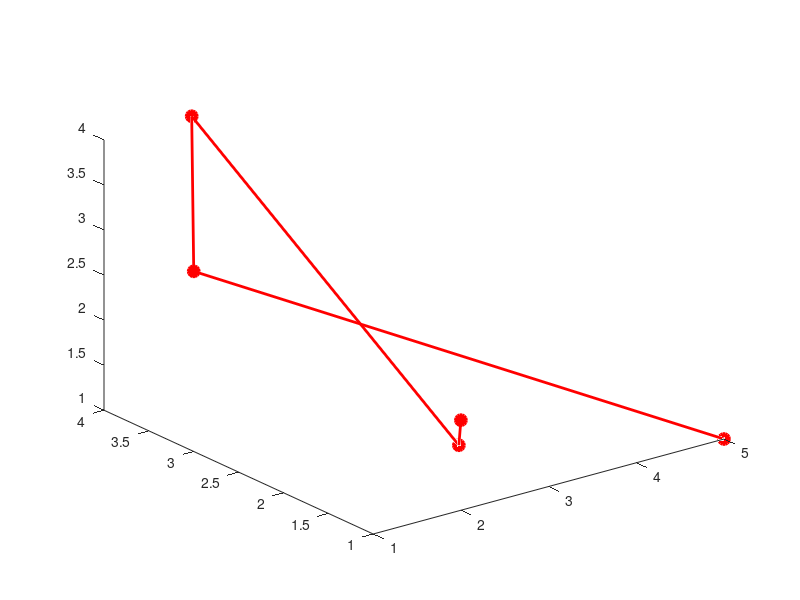
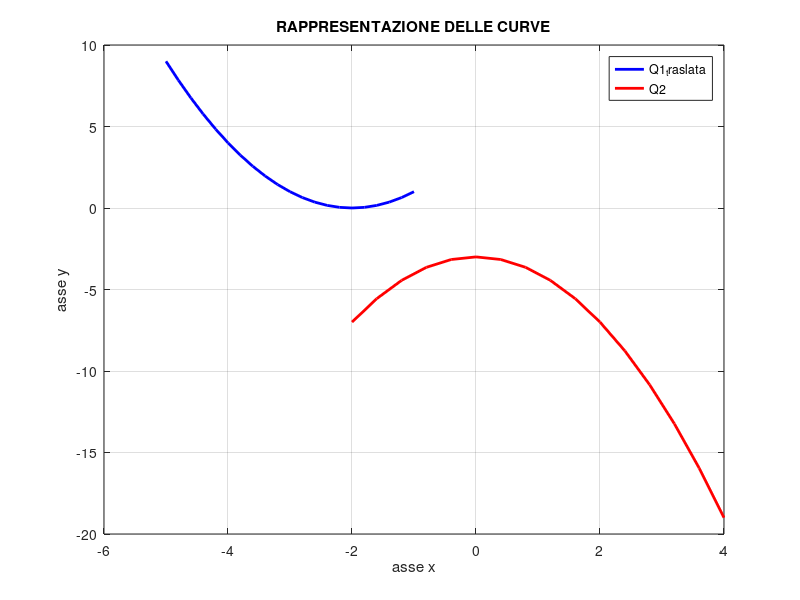
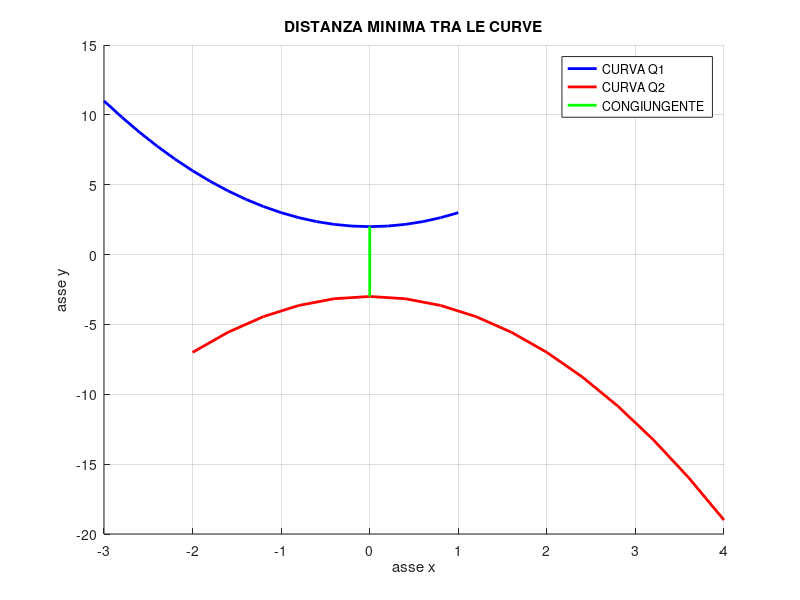
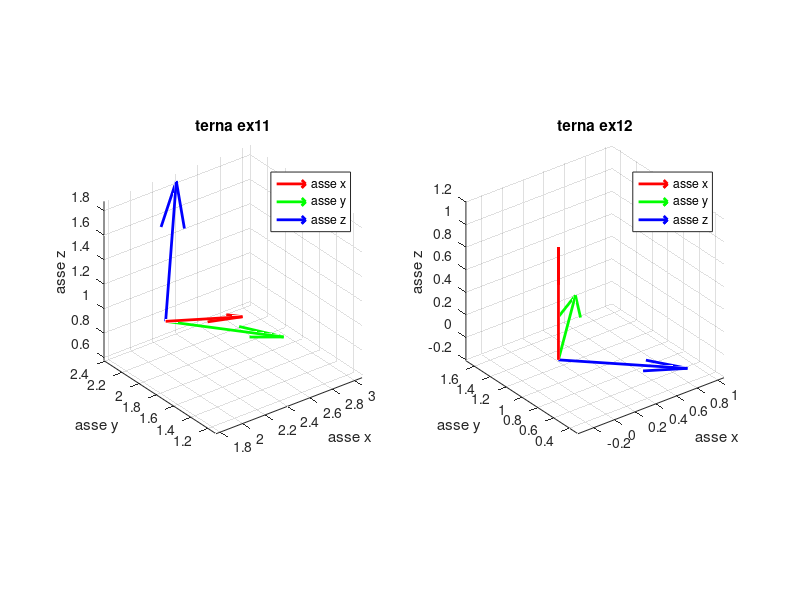

Here is the MATLAB script that generated these plots, in order:
clc
clear 
%%
clc
clear all 

%Ex1 - inizializzare matrice 4x4 con tutti elementi nulli

A(4,4)=0; 

%alternatively:
B=zeros(4,4);

%%

%Ex2 - crea matrice 4x4 con elementi unitari sulla diagonale principale
clc
clear all 

C(4,4)=0;

C(1,1)=1;
C(2,2)=1;
C(3,3)=1;
C(4,4)=1;

%alternatively:
D(4,4)=0;
for i=1:4
    D(i,i)=1;
end

%alternatively: 
E=eye(4,4); 

%%

%Ex3 - crea matrice 10x4 popolata con una distribuzione uniforme di numeri
%interi (casuali) compresi tra 0 e 5
clc
clear all

F=round(5*rand(10,4));

%alternatively: 
G=randi([0,5],10,4); 

%%

%Ex4 - Dalla matrice A o B generata nell’esercizio 3, prelevare la sottomatrice 
% costituita dalle righe dispari e dalle prime tre colonne. Successivamente, 
% eseguire il plot dei dati assumendo che ogni riga rappresenta un punto nello 
% spazio euclideo. Assegnare una linea continua rossa e una sfera di colore 
% rosso a ogni punto.

clc
clear all

C=randi([0,5],10,4);

l=size(C,1) %estraggo il numero di righe di C nella prima colonna
k=0; %inizializzo la variabile k
for i=1:2:l %inizio da 1, passo 2, si finisce quando si arriva a l
    k=k+1
    D(k,:)=C(i,:)
end
D(:,4)=[] %elimino la 4a colonna
plot3(D(:,1), D(:,2), D(:,3), 'r-', 'LineWidth', 2, 'Marker', 'o', 'MarkerFaceColor', 'r', 'MarkerSize', 8)

%%

%Ex5 - dati due punti, calcola la distanza tra essi
clc
clear all 

P1=[1,2,1];
P2=[5,3,3];
D=P2-P1; %distanza tra i due punti
d=norm(D) %la distanza è la norma del vettore D

%%

%Ex6 - per i due P assegnati nell'ex5, calcola la 
%distanza lungo la direzione definita da N

clc
clear all 
P1=[1,2,1];
P2=[5,3,3];
D=P2-P1;
N=[1,2,2];
vers_N=N/norm(N); %versore di N
d_n=D*vers_N'; %la distanza lungo N è prod scalare fra D e vers_N


%%

%Ex7

clc
clear all
%vettore1 e 2
x1=-3:0.2:1;
x2=-2:0.4:4;

%funzioni date
y1=x1.^2+2;
y2=-x2.^2-3;

Q1=[x1',y1']; %matrice Q1 con coordinate (x1, y1)
Q2=[x2',y2']; %matrice Q2 con coordinate (x2, y2)

%visualizzo Q1 e Q2:
disp('Matrice Q1:');
disp(Q1);
disp('Matrice Q2:');
disp(Q2);

%traslo Q1 di -2 lungo x e -2 lungo y
Q1_traslata = Q1 - [2, 2];

%devo rappresentare le curve nella stessa area grafica
%blu per Q1 e rosso per Q2. figure:si imposta il riquadro
figure; 
%plotto tutte le righe della 1a colonna della Q1_traslata
%plotto tutte le righe della 2a colonna della Q2_traslata
%b:curva di colore blu 
%specifichiamo lo spessore della linea, con valore 2
plot(Q1_traslata(:,1),Q1_traslata(:,2),'b','LineWidth',2);
hold on; %i grafici dopo questo comando non sostituiranno,
%ma potranno coesistere coi precedenti
plot(Q2(:,1),Q2(:,2),'r','LineWidth',2);
hold off; %ripristina il comportamento precedente(cioè grafici che si sovrappongono)
%ETICHETTE:
xlabel('asse x');
ylabel('asse y');
title('RAPPRESENTAZIONE DELLE CURVE');
legend('Q1_traslata','Q2');
%grid on:aggiunge una griglia orizzontale e verticale al grafico
grid on; 

%%

%Ex8 
clc 
clear all

%vettore x1 e x2
x1=-3:0.2:1;
x2=-2:0.4:4;

%funzioni date
y1=x1.^2+2;
y2=-x2.^2-3;

%NOTA:. l'apice alle coordinate si usa per trasformare un vettore riga in
%un vettore colonna in questo caso

%MATRICI:
Q1=[x1',y1']; 
Q2=[x2',y2'];
%distanza minima:
min_dist=inf; %settiamo la distanza minima a infinito
puntomin_Q1=[0,0]; 
puntomin_Q2=[0,0];
%andiamo a confrontare ogni coppia di punti delle curve, per vedere quali
%danno la minima distanza 

%ciclo per trovare la distanza minima tra i punti di Q1 e Q2

for i=1:size(Q1,1) %size(Q1,1) mi dà il numero di righe della matrice
    for j=1:size(Q2,1) %size(Q2,1) numero di righe della matrice (per ottenere le colonne dovevo mettere size(Q2,2))
        %calcolo la distanza tra i punti
        dist=norm(Q1(i,:)-Q2(j,:)); %si considerano tutte le righe e tutte le colonne delle matrici
        %calcolo distanza tramite norma euclidea
        if dist<min_dist %dist dev'essere minore. l'altro è infinito
            min_dist=dist; %aggiorno la distanza minima con quella trovata
            puntomin_Q1=Q1(i,:); %si riaggiornano i valori dei punti definiti prima
            puntomin_Q2=Q2(j,:);
        end
    end
end

%rappresentazione grafica delle curve
figure; %creo il riquadro
hold on; 
plot(Q1(:,1),Q1(:,2),'b','LineWidth',2); %plotto Q1
plot(Q2(:,1),Q2(:,2),'r','LineWidth',2); %plottoQ2
%congiungente (in verde) dei punti con distanza minima:
plot([puntomin_Q1(1),puntomin_Q2(1)],[puntomin_Q1(2),puntomin_Q2(2)],'g','LineWidth',2);
%puntomin_Q1(1) coordinata x del punto Q1
%puntomin_Q1(2) coordinate y del punto Q1
%ETICHETTE:
xlabel('asse x');
ylabel('asse y');
title('DISTANZA MINIMA TRA LE CURVE');
legend('CURVA Q1','CURVA Q2','CONGIUNGENTE');
grid on; %aggiunge la griglia
hold off;

%

%Ex9 - calcolare il versore della congiungente dei due punti puntomin_Q1 e
%puntomin_Q2

%vettore congiungente
vetC=puntomin_Q1-puntomin_Q2;
%calcolo della norma del vettore:lunghezza del vettore
norm_vetC=norm(vetC);
%calcolo versore congiungente
verC=vetC/norm_vetC;

%stampa versore congiungente
disp('Versore congiungente:');
disp(verC);

%%

%Ex10 

clc %pulisce la command window
clear all %cancella le variabili memorizzate

%vettore x1 e x2
x1=-3:0.2:1;
x2=-2:0.4:4;

%funzioni date
y1=x1.^2+2;
y2=-x2.^2-3;

%MATRICI:
Q1=[x1',y1']; 
Q2=[x2',y2'];
%matrici Q1 e Q2 che rappresentano le curve nello spazio 2d 

%vettori dati:
N1=[1,1,0];
N2=[0,1,0];
%devo proiettare la distanza tra i punti delle curve Q1 e Q2 lungo i vettori N1 e N2 

%norma:
norm_N1=norm(N1);
norm_N2=norm(N2);
%lunghezze dei vettori N1 e N2 necessarie per trasformare i vettori in
%versori (quindi vettori di lunghezza unitaria)

%calcolo dei rispettivi versori: 
vers_N1=N1/norm_N1;
vers_N2=N2/norm_N2;

%adatto le matrici Q1 e Q2 (in dimensione) ai vettori N1 e N2
Q1(:,3)=0; %si aggiunge la colonna di z=0
Q2(:,3)=0;
%infatti i vettori N1 e N2 hanno 3 componenti e quindi devo adattare Q1 e
%Q2 per includere la terza colonna z con valori tutti nulli

%NOTA:. i vettori N1 e N2 hanno 3 colonne e una riga
%CALCOLO DISTANZE MINIME di Q1 e Q2 lungo N1 e N2
distmin_N1=inf;
distmin_N2=inf;
%ho inizializzato le distanze minime con valore infinite e la distanza
%minima sarà inferiore: un qualsiasi valore reale minore di infinito

%inizializzo i punti della Q1 e Q2 (lungo N1 e N2) con distanza min 
puntoQ1_minN1=[];
puntoQ1_minN2=[];
puntoQ2_minN1=[];
puntoQ2_minN2=[];
%ho creato dei "contenitori" nulli per i punti che andiamo a calcolare

%loop per calcolare la distanza tra ogni punto di Q1 e Q2
for i=1:size(Q1,1) %loop per ogni punto di Q1
    for j=1:size(Q2,1) %loop per ogni punto di Q2
        %vettore differenza tra Q2 e Q1
        vett_diff=Q2(j,:)-Q1(i,:);
        %proietto il vettore differenza lungo le direzioni N1 e N2
        proj_N1=abs(dot(vett_diff,vers_N1));
        proj_N2=abs(dot(vett_diff,vers_N2));
%dot:calcola il prodotto scalare tra due vettori, quindi sto moltiplicando
%scalarmente il vettore differenza per il versore N1 e N2
%abs:valore assoluto (del risultato). cioè si fa il valore assoluto del
%risultato del prodotto scalare

%aggiorno la distanza minima lungo N1
if proj_N1<distmin_N1 
    distmin_N1=proj_N1;
    %puntoQ_minN è un valore che si riaggiorna ogni volta, finché non
    %troviamo il punto che dà la distanza minima (proiettata lungo le direzioni N) e allora
    %quella resterà come ultimo valore
    puntoQ1_minN1=Q1(i,:);
    puntoQ2_minN1=Q2(j,:);
end
%aggiorno la distanza minima lungo N2
if proj_N2<distmin_N2
    distmin_N2=proj_N2;
    puntoQ1_minN2=Q1(i,:);
    puntoQ2_minN2=Q2(j,:);
end
end
end

%confronta le distanze minime tra N1 e N2
if distmin_N1<distmin_N2
    distmin=distmin_N1;
    dir_min='N1';
    puntomin_Q1=puntoQ1_minN1;
    puntomin_Q2=puntoQ2_minN1;
else 
    distmin=distmin_N2;
    dir_min='N2';
    puntomin_Q1=puntoQ1_minN2;
    puntomin_Q2=puntoQ2_minN2;
end

%Stampa i risultati
disp(['La distanza minima tra le curve è: ', num2str(distmin)]);
disp(['Si ottiene lungo la direzione: ', dir_min]);
disp(['Il punto su Q1 corrispondente è: (', num2str(puntomin_Q1), ')']);
disp(['Il punto su Q2 corrispondente è: (', num2str(puntomin_Q2), ')']);

%%

%Ex11 

clc
clear all

%punto e vettore dato
P1 = [2, 2, 1];
N = [1, 1, 2];

%calcolo versN
versN=N/norm(N);

%calcolo z: z dev'essere orientato lungo la direzione N, quindi lungo il

%versore di N versN
z=versN;

%x e y, secondo la traccia, devono essere individuati dalla normale N.
%significa che x e y sono ortogonali a z (perché z è nella direzione di N)
%ricordiamo che per assicurarci che x (o y) e z siano ortogonali tra loro,
%devo fare il prodotto scalare ed esso deve risultare nullo

%prendo un vettore x arbitrario
x_temp=[1,0,0];
%calcolando il prodotto vettoriale tra x_temp e z, trovo un
%vettore ortogonale a z e x_temp

%prodotto vettoriale tra x_temp e z:
x=cross(x_temp,z);

%normalizzo x quindi lo rendo vettore unitario
x=x/norm(x);

%verifico che il prodotto scalare tra x e z sia nullo (ciò significa che x è ortogonale a z)
prod_scal=dot(x,z);
if prod_scal==0
    disp('x e z sono ortogonali')
end

%y deve essere ortogonale a x e z
y=cross(z,x); %prodotto vettoriale
disp('y e z ortogonali');

%verifica che x e y siano ortogonali a N (e quindi abbiano normale N)
verifica_x=dot(x,N); %se tali prodotti scalari sono nulli, allora x e y sono ortogonali a N
verifica_y=dot(y,N);
if verifica_x==0 && verifica_y==0
disp('x e y hanno normale N')
else
    error('x e y non hanno normale N')
end

%verifico che la terna sia levogira
v=cross(x,y);

%prodotto scalare che deve uscire >0 se la terna è levogira
%se prodotto scalare<0 allora la terna e destrogira
verifica_lev=dot(v,z);
if verifica_lev>0
    disp('la terna (x,y,z) è levogira')
else 
    error('la terna (x,y,z) non è levogira')
end 

%il piano che passa per il punto P1 ha normale N. possiamo considerare 
% tale piano come infinito e che perciò comprende P1 e tutti i punti che si ottengono come
% combinazioni lineari dei vettori x e y.  avendo x e y normale N, come verificato, 
% significa che già passano per il piano P1, quindi non c'è bisogno di
% verificare esplicitamente che passino per P1

%%

%Ex12

clc
clear all

P1=[0,1,0];
N=[2,2,0];

%determinare una terna levogira con asse y orientato lungo N
versN=N/norm(N);
y=versN; %y lungo N

%vettore x temporaneo
x_temp=[1,0,0];
%ci serve per fare il prodotto vettoriale
x=cross(x_temp,y);

%normalizzo x: lo rendo vettore unitario (versore)
x=x/norm(x);

%verifico che x sia ortogonale a y
%se x ortogonale a y, allora il prodotto scalare tra loro dev'essere nullo
%prodotto scalare:
prod_scalxy=dot(x,y);
if prod_scalxy==0
    disp('x e y sono ortogonali tra loro')
end

%calcolo z tramite il prodotto vettoriale
z=cross(y,x);
%allora z è ortogonale sia a x che y

%normalizzo z: lo rendo versore
z=z/norm(z);

%verifico che z sia ortogonale a x e y
prod_scalzx=dot(z,x);
prod_scalyz=dot(y,z);
if prod_scalyz==0 && prod_scalzx==0
    disp('z è ortogonale a x e y')
end

%verifico che la terna (x,y,z) sia levogira
v=cross(x,z); %vettore v ottenuto tramite prodotto vettoriale
%faccio il prodotto scalare di v con y
ver_lev=dot(v,y);
if ver_lev>0
    disp('la terna (x,y,z) è levogira')
end

%%

%Ex13 - rappresentazione grafica delle terne degli ex11-12

clc
clear all
%vettori dell'ex11-12
N11=[1,1,2];
N12=[2,2,0];

%versoni N11 e N12
vers_N11=N11/norm(N11);
vers_N12=N12/norm(N12);

%CALCOLO DELLA TERNA PER EX11

%calcolo z11 lungo N11
z11=vers_N11;

%normalizzo z
z11=z11/norm(z11);

%riprendo il procedimento di ex11, senza verifiche
x11_temp=[1,0,0];
x11=cross(x11_temp,z11); %prodotto vettoriale

%normalizzo x
x11=x11/norm(x11);

%calcolo y
y11=cross(z11,x11); %prodotto vettoriale
y11=y11/norm(y11); %normalizzo y

%CALCOLO TERNA EX12
y12=vers_N12;
y12=y12/norm(y12);
x12_temp=[1,0,0];
x12=cross(x12_temp,y12);
x12=x12/norm(x12);
z12=cross(y12,x12);
z12=z12/norm(z12);

%RAPPRESENTAZIONE GRAFICA DELLE TERNE
figure;

%prima finestra per la terna dell'ex11
subplot(1,2,1);
hold on; 
grid on; 
xlabel('asse x');
ylabel('asse y');
zlabel('asse z');
title('terna ex11');

%separo le origini per chiarezza della rappresentazione, altrimenti avrei
%le terne sovrapposte
origin11=[2,2,1]; %P11:origine terna dell'ex11
origin12=[0,1,0]; %P12:traslo l'origine della terna dell'ex12

%TERNA EX11: rappresentazione terna ex11
h11=quiver3(origin11(1),origin11(2),origin11(3),x11(1),x11(2),x11(3),1,'r','LineWidth',2); %asse x rosso
h21=quiver3(origin11(1),origin11(2),origin11(3),y11(1),y11(2),y11(3),1,'g','LineWidth',2); %asse y verde
h31=quiver3(origin11(1),origin11(2),origin11(3),z11(1),z11(2),z11(3),1,'b','LineWidth',2); %asse z blu
view(3); %imposto la vista 3d
axis equal; %mantiene le proporzioni uguali
legend([h11, h21, h31],{'asse x','asse y','asse z'},'Location','best');

%seconda finestra per la terna dell'ex12
subplot(1,2,2);
hold on; 
grid on; 
xlabel('asse x');
ylabel('asse y');
zlabel('asse z');
title('terna ex12');

%TERNA EX12: rappresentazione terna ex12
h12=quiver3(origin12(1),origin12(2),origin12(3),x12(1),x12(2),x12(3),1,'r','LineWidth',2); %asse x rosso
h22=quiver3(origin12(1),origin12(2),origin12(3),y12(1),y12(2),y12(3),1,'g','LineWidth',2); %asse y verde
h32=quiver3(origin12(1),origin12(2),origin12(3),z12(1),z12(2),z12(3),1,'b','LineWidth',2); %asse z blu
view(3);
axis equal; 
legend([h12,h22,h32],{'asse x','asse y','asse z'},'Location','best');
